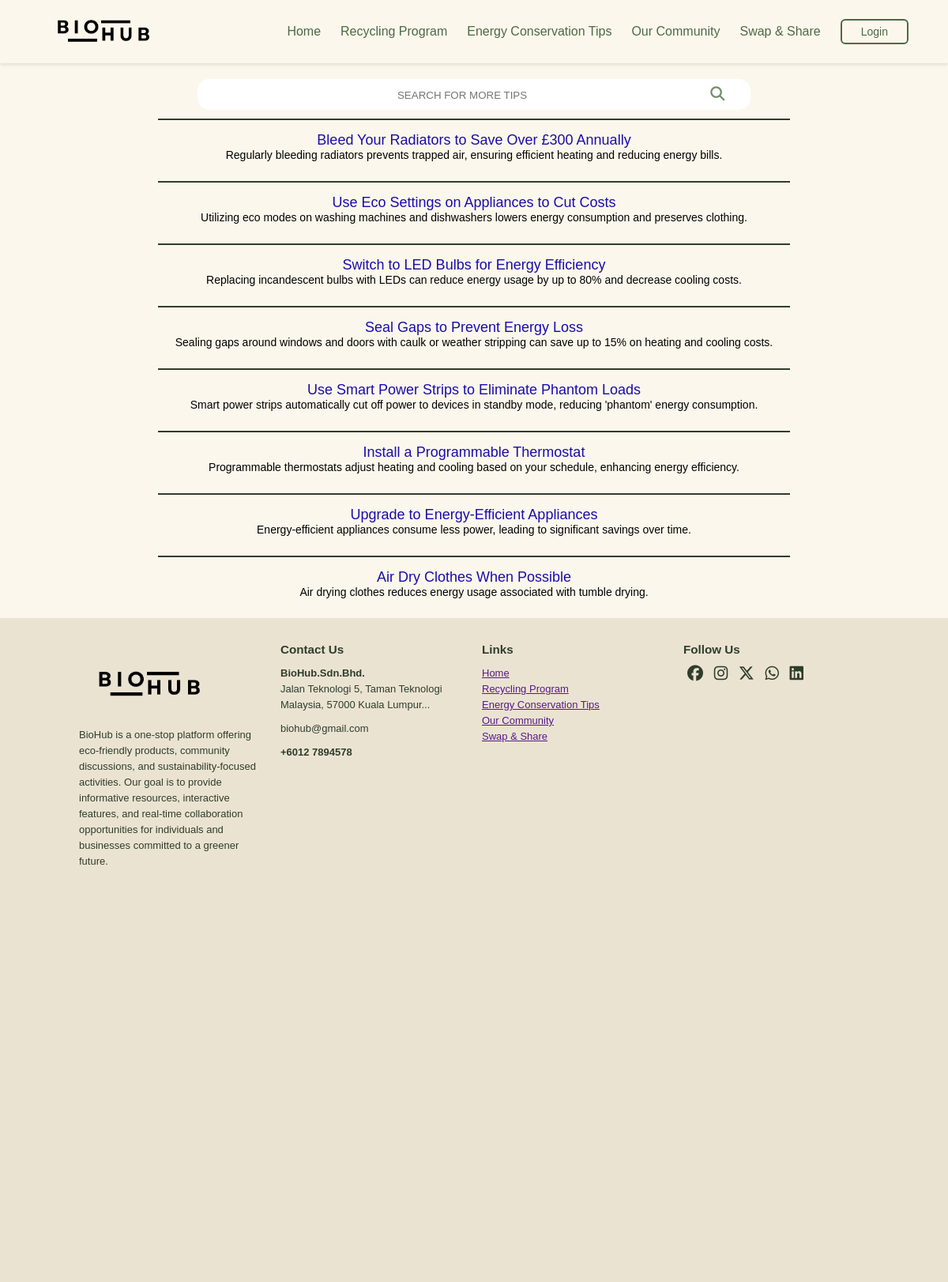
Screenshot of /ECT_SEARCH.php with the database file from the repository.
### tables this page shows
CREATE TABLE `ect` (
  `NO` int(11) NOT NULL,
  `title` varchar(255) NOT NULL,
  `description` text NOT NULL,
  `link` varchar(255) NOT NULL
);

### ECT_SEARCH.php (the view, shortened to what this page needs)
<?php
include 'header.php';
?>
<?php
$conn = new mysqli("localhost","root","","biohub_database");
$search = isset($_POST['search']) ? $conn->real_escape_string($_POST['search']) : '';
$sql = "SELECT title, description, link FROM ect WHERE title LIKE '%$search%'";
$result = $conn->query($sql);
?>
<!DOCTYPE html>
<html lang="en">
<head>
    <link rel="stylesheet" href="main.css">
</head>
<body>
    <center>
    <div class="ECT-search-box">
        <form class="ECT-search-bar" action="ECT_SEARCH.php" method="post">
        <input type="text" name="search" class="ECT-search-input2" placeholder="SEARCH FOR MORE TIPS  ">
        <button class="fas fa-search ECT-search-icon"></button>
        </form>
    </div>
    <div class="search-results">
        <?php if ($result->num_rows > 0) {
            while ($row = $result->fetch_assoc()) {
                echo "<div class='result-box'>";
                echo "<a href='" . htmlspecialchars($row['link']) . "' target='_blank'>" . htmlspecialchars($row['title']) . "</a>";
                echo "<p>" . htmlspecialchars($row['description']) . "</p>";
                echo "</div>";
            }
        } else {
            echo "No results found for ' ",$_POST['search']," '.";
        }
        ?>
    </div>
    </center>
    <footer class="footer">
        <div class="row">
            <div class="col">
                <img src="logo.png" class="logo">
                <p>BioHub is a one-stop platform offering eco-friendly products, community discussions, and sustainability-focused activities. Our goal is to provide informative resources, interactive features, and real-time collaboration opportunities for individuals and businesses committed to a greener future.</p>
            </div>
            <div class="col">
                <h3>Contact Us</h3>
                <p><b>BioHub.Sdn.Bhd.</b></p>
                <p>Jalan Teknologi 5, Taman Teknologi Malaysia, 57000 Kuala Lumpur...</p>
                <p class="email-id">biohub@gmail.com</p>
                <h4>+6012 7894578</h4>
            </div>
            <div class="col">
                <h3>Links</h3>
                <ul>
                    <li><a href="">Home</a></li>
                    <li><a href="">Recycling Program</a></li>
                    <li><a href="">Energy Conservation Tips</a></li>
                    <li><a href="">Our Community</a></li>
                    <li><a href="">Swap & Share</a></li>
                </ul>
            </div>
            <div class="col">
                <h3>Follow Us</h3>
                <div class="social-icons">
                    <i class="fa-brands fa-facebook"></i>
                    <i class="fa-brands fa-instagram"></i>
                    <i class="fa-brands fa-x-twitter"></i>
                    <i class="fa-brands fa-whatsapp"></i>
                    <i class="fa-brands fa-linkedin"></i>
                </div>
            </div>
        </div>
    </footer>
</body>
</html>

### header.php (shortened to what this page needs)
<?php
$current_page = basename($_SERVER['PHP_SELF']);
?>
<html lang="en">
    <link rel="stylesheet" href="main.css">
    <header class="header">
        <nav class="nav">
            <img src="logo.png" class="header-logo">
            <ul class="nav_items">
                <li class="nav_item">
                    <a href="home.php" class="nav_link">Home</a>
                    <a href="recycling_program.php" class="nav_link">Recycling Program</a>
                    <a href="ECT.php" class="nav_link">Energy Conservation Tips</a>
                    <a href="CG_file/community.php" class="nav_link">Our Community</a>
                    <a href="productswap.php" class="nav_link">Swap & Share</a>
                    <?php if (isset($_SESSION['user']) && !empty($_SESSION['user'])): ?>
                        <button onclick="window.location.href='log_out.php'" id="header-login-button">Sign Out</button>
                    <?php else: ?>
                        <?php if ($current_page == 'index.php'): ?>
                            <button onclick="window.location.href='sign_up_form.php'" id="header-login-button">Sign Up</button>
                        <?php else: ?>
                            <button onclick="window.location.href='index.php'" id="header-login-button">Login</button>
                        <?php endif; ?>
                    <?php endif; ?>
                </li>
            </ul>
        </nav>
    </header>
</html>

### rows the page displays
ect: title "Bleed Your Radiators to Save Over £300 Annually", description "Regularly bleeding radiators prevents trapped air, ensuring efficient heating and reducing energy bills."
ect: title "Use Eco Settings on Appliances to Cut Costs", description "Utilizing eco modes on washing machines and dishwashers lowers energy consumption and preserves clothing."
ect: title "Switch to LED Bulbs for Energy Efficiency", description "Replacing incandescent bulbs with LEDs can reduce energy usage by up to 80% and decrease cooling costs."
ect: title "Seal Gaps to Prevent Energy Loss", description "Sealing gaps around windows and doors with caulk or weather stripping can save up to 15% on heating and cooling costs."
ect: title "Use Smart Power Strips to Eliminate Phantom Loads", description "Smart power strips automatically cut off power to devices in standby mode, reducing 'phantom' energy consumption."
ect: title "Install a Programmable Thermostat", description "Programmable thermostats adjust heating and cooling based on your schedule, enhancing energy efficiency."
ect: title "Upgrade to Energy-Efficient Appliances", description "Energy-efficient appliances consume less power, leading to significant savings over time."
ect: title "Air Dry Clothes When Possible", description "Air drying clothes reduces energy usage associated with tumble drying."
